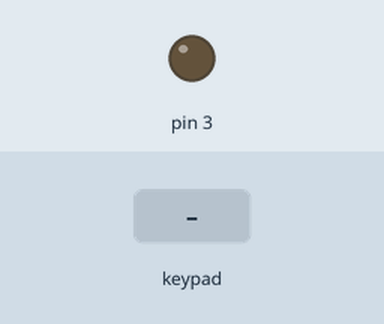
Simulated run of this sketch. Board: Arduino Uno, built with avr-gcc and run on an emulated ATmega328P. Shown: output pins drawn as LEDs (lit = HIGH). The inputs (shaded band) are chosen by the test bench.

Above: at 1.2 s.
1.3 s: key 'A' pressed
At 2.2 s:
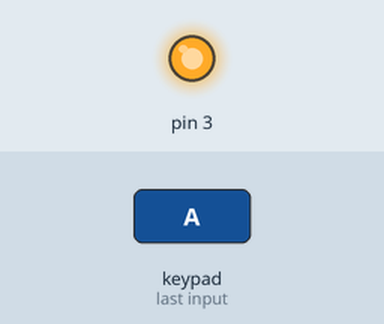
2.8 s: key 'B' pressed
At 3.5 s:
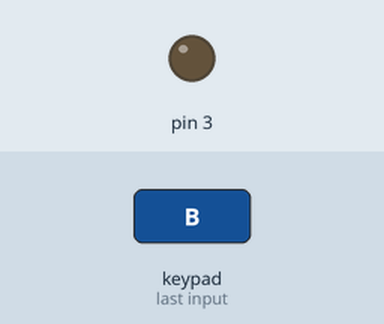
Timing chart, 0 to 5.8 s (numbered marks = the images above; inputs shaded):
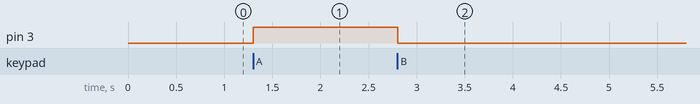

The sketch:

keypad.ino
```cpp
#include <Keypad.h>

const byte ROW = 4;
const byte COL = 4;

char custom_key[ROW][COL] = {
	{'1', '2', '3', 'A'},
	{'4', '5', '6', 'B'},
	{'7', '8', '9', 'C'},
	{'*', '0', '#', 'D'},
};

byte row_pins[ROW] = {13, 12, 11, 10};
byte col_pins[COL] = {9,   8,  7,  6};

// makeKeymap(vec2_custom_key);
// Keypad(makeKeyMap(vec2_custom_key<char>), vec_row_pins<byte>, vec_col_pins<byte>, ROW<byte>, COL<byte>);
Keypad custom_keypad = Keypad(makeKeymap(custom_key), row_pins, col_pins, ROW, COL);

void setup(void)
{
	Serial.begin(9600);
	pinMode(3, OUTPUT);
}

void loop(void)
{
	char ch = custom_keypad.getKey();

	if (ch == 'A') {
		digitalWrite(3, HIGH);
	}
	if (ch == 'B') {
		digitalWrite(3, LOW);
	}
}
```

Measured:
- after the input at 1.3 s, pin 3: LOW → HIGH at once
- after the input at 2.8 s, pin 3: HIGH → LOW at once
